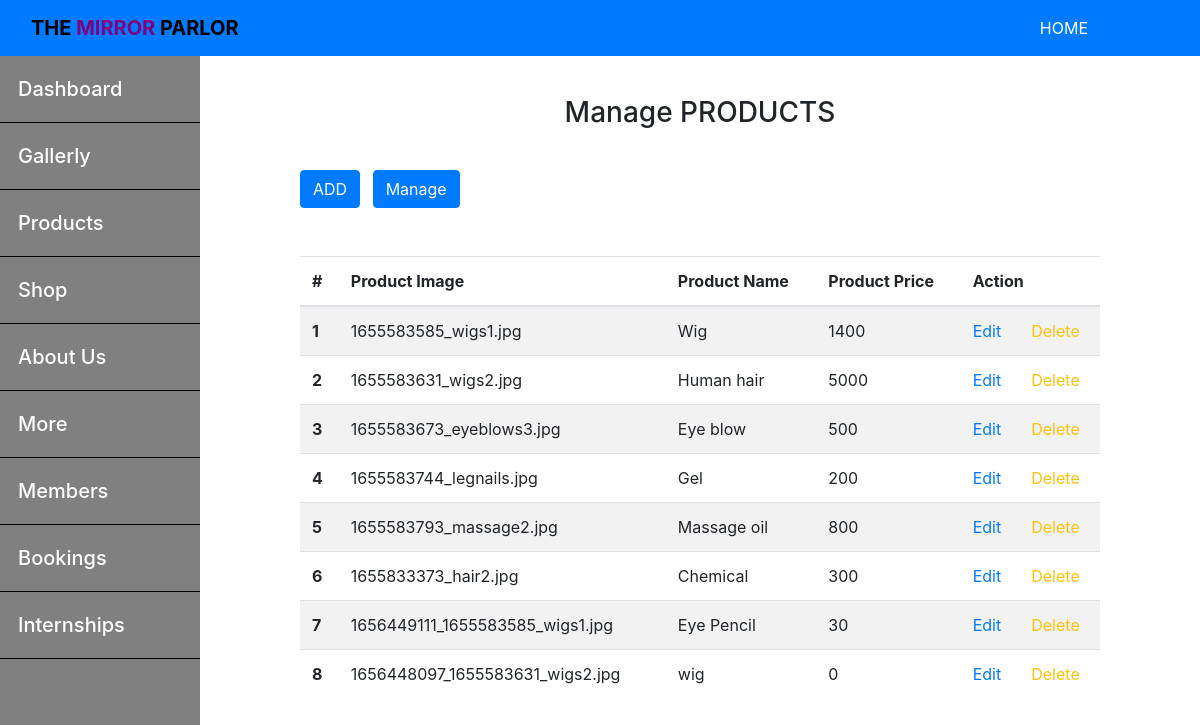
Screenshot of /admin/product/index.php with the database file from the repository.
### tables this page shows
CREATE TABLE `products` (
  `id` int(255) NOT NULL,
  `admin_id` int(255) NOT NULL,
  `product_name` varchar(255) NOT NULL,
  `product_price` int(255) NOT NULL,
  `product_image` varchar(255) NOT NULL
);

### app/controllers/products.php (called while the page is built, shortened)
<?php
    include(ROOT_PATH . '/app/database/db.php');
    $table = 'products';
    $product_data = selectAll($table);

### app/database/db.php (called while the page is built, shortened)
<?php
    require('connect.php');
    function selectAll($table, $conditions = []){
        global $conn;
        $sql = "SELECT * FROM $table";
        if (empty($conditions)) {
            $stml = $conn->prepare($sql);
            $stml->execute();
            $records = $stml->get_result()->fetch_all(MYSQLI_ASSOC);
            return $records;
        }
    }

### admin/product/index.php (the view, shortened to what this page needs)
<?php
  include(ROOT_PATH . '/app/controllers/products.php')
?>
<!DOCTYPE html>
<html lang="en">
<head>
    <link rel="stylesheet" href="https://cdnjs.cloudflare.com/ajax/libs/bootstrap/4.6.1/css/bootstrap.min.css" />
</head>
<body>
<?php include(ROOT_PATH . '/app/helpers/adminheader.php') ?>
   <div class="wrapper">
   <?php include(ROOT_PATH . '/app/helpers/adminsidebar.php') ?>
        <div class="mainbar">
            <h3 class="text-center pb-3">Manage PRODUCTS</h3>
            <button class="btn btn-primary mt-3 mb-5 mr-2"> <a href="productadd.php" class="text-white">ADD</a>  </button>
            <button class="btn btn-primary mt-3 mb-5" ><a href="index.php" class="text-white">Manage</a>  </button>
            <table class="table table-hover table-striped caption-top">
                <thead>
                  <tr>
                    <th scope="col">#</th>
                    <th scope="col">Product Image</th>
                    <th scope="col">Product Name</th>
                    <th scope="col">Product Price</th>
                    <th scope="col" colspan='2'>Action</th>
                  </tr>
                </thead>
                <tbody>
                  <?php foreach($product_data as $key => $product): ?>
                    <tr>
                      <th scope="row"><?php echo $key + 1 ?></th>
                      <td><?php echo $product['product_image']  ?></td>
                      <td><?php echo $product['product_name']  ?></td>
                      <td><?php echo $product['product_price']  ?></td>
                      <td><a href="productedit.php?id=<?php echo $product['id'] ?>" class="text-primary">Edit</a></td>
                      <td><a href="#" class="text-warning">Delete</a></td>
                    </tr>
                  <?php endforeach; ?>
                </tbody>
          </table>
        </div>
        </div>
</body>
</html>

### admin/product/index.php (style rules this page uses)
html, body { height: 100vh; padding: 0px; margin: 0px; }
.wrapper { display: flex; flex-direction: row; height: calc(100% - 105px); height: 100%; }
.mainbar { flex: 8; padding: 40px 100px 100px; height: 100%; overflow-y: scroll; }

### rows the page displays
products: product_image "1655583585_wigs1.jpg", product_name "Wig", product_price "1400"
products: product_image "1655583631_wigs2.jpg", product_name "Human hair", product_price "5000"
products: product_image "1655583673_eyeblows3.jpg", product_name "Eye blow", product_price "500"
products: product_image "1655583744_legnails.jpg", product_name "Gel", product_price "200"
products: product_image "1655583793_massage2.jpg", product_name "Massage oil", product_price "800"
products: product_image "1655833373_hair2.jpg", product_name "Chemical", product_price "300"
products: product_image "1656449111_1655583585_wigs1.jpg", product_name "Eye Pencil", product_price "30"
products: product_image "1656448097_1655583631_wigs2.jpg", product_name "wig", product_price "0"
